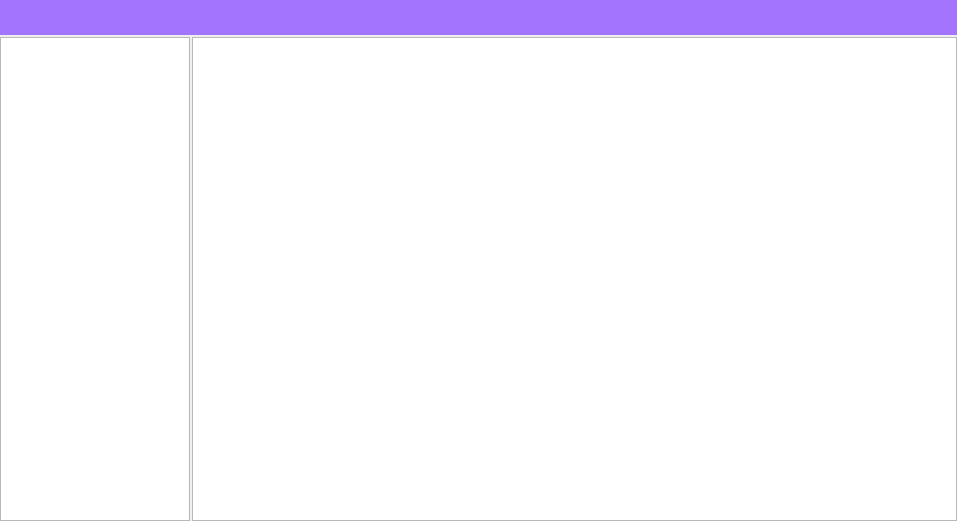
<?xml version="1.0" encoding="UTF-8"?>
<ui version="4.0">
 <class>Dialog</class>
 <widget class="QDialog" name="Dialog">
  <property name="geometry">
   <rect>
    <x>0</x>
    <y>0</y>
    <width>957</width>
    <height>521</height>
   </rect>
  </property>
  <property name="windowTitle">
   <string>Dialog</string>
  </property>
  <layout class="QGridLayout" name="gridLayout">
   <property name="leftMargin">
    <number>0</number>
   </property>
   <property name="topMargin">
    <number>0</number>
   </property>
   <property name="rightMargin">
    <number>0</number>
   </property>
   <property name="bottomMargin">
    <number>0</number>
   </property>
   <property name="spacing">
    <number>0</number>
   </property>
   <item row="0" column="0">
    <layout class="QGridLayout" name="gridLayout_2" columnstretch="2,4">
     <property name="leftMargin">
      <number>0</number>
     </property>
     <property name="topMargin">
      <number>0</number>
     </property>
     <property name="rightMargin">
      <number>0</number>
     </property>
     <property name="bottomMargin">
      <number>0</number>
     </property>
     <property name="spacing">
      <number>2</number>
     </property>
     <item row="1" column="0">
      <widget class="QListWidget" name="lw_position">
       <property name="minimumSize">
        <size>
         <width>170</width>
         <height>0</height>
        </size>
       </property>
       <property name="maximumSize">
        <size>
         <width>190</width>
         <height>16777215</height>
        </size>
       </property>
       <property name="font">
        <font>
         <family>Arial</family>
         <pointsize>10</pointsize>
        </font>
       </property>
       <property name="editTriggers">
        <set>QAbstractItemView::NoEditTriggers</set>
       </property>
       <property name="tabKeyNavigation">
        <bool>false</bool>
       </property>
       <property name="alternatingRowColors">
        <bool>true</bool>
       </property>
       <property name="movement">
        <enum>QListView::Static</enum>
       </property>
       <property name="flow">
        <enum>QListView::TopToBottom</enum>
       </property>
       <property name="isWrapping" stdset="0">
        <bool>false</bool>
       </property>
       <property name="viewMode">
        <enum>QListView::ListMode</enum>
       </property>
      </widget>
     </item>
     <item row="1" column="1">
      <widget class="QTableWidget" name="tw_worker">
       <property name="font">
        <font>
         <family>Arial</family>
         <pointsize>10</pointsize>
        </font>
       </property>
       <property name="editTriggers">
        <set>QAbstractItemView::NoEditTriggers</set>
       </property>
       <property name="alternatingRowColors">
        <bool>true</bool>
       </property>
       <property name="selectionBehavior">
        <enum>QAbstractItemView::SelectRows</enum>
       </property>
       <attribute name="verticalHeaderVisible">
        <bool>false</bool>
       </attribute>
       <attribute name="verticalHeaderDefaultSectionSize">
        <number>25</number>
       </attribute>
       <attribute name="verticalHeaderMinimumSectionSize">
        <number>25</number>
       </attribute>
      </widget>
     </item>
     <item row="0" column="0" colspan="2">
      <layout class="QHBoxLayout" name="horizontalLayout" stretch="2,4">
       <property name="spacing">
        <number>0</number>
       </property>
       <property name="leftMargin">
        <number>0</number>
       </property>
       <property name="topMargin">
        <number>0</number>
       </property>
       <property name="rightMargin">
        <number>0</number>
       </property>
       <property name="bottomMargin">
        <number>0</number>
       </property>
       <item>
        <widget class="QWidget" name="widget" native="true">
         <property name="minimumSize">
          <size>
           <width>170</width>
           <height>35</height>
          </size>
         </property>
         <property name="maximumSize">
          <size>
           <width>190</width>
           <height>35</height>
          </size>
         </property>
         <property name="styleSheet">
          <string notr="true">
QPushButton{
	border-style: none;
}

QPushButton:pressed {
 background-color:  gray;
}

QPushButton:hover{border-style: outset;
	border-width: 1px;
	border-radius: 4px;
	border-color: white;
}

QWidget{
background-color: rgb(163, 117, 255);}</string>
         </property>
         <layout class="QHBoxLayout" name="horizontalLayout_2">
          <property name="spacing">
           <number>5</number>
          </property>
          <property name="leftMargin">
           <number>0</number>
          </property>
          <property name="topMargin">
           <number>0</number>
          </property>
          <property name="rightMargin">
           <number>0</number>
          </property>
          <property name="bottomMargin">
           <number>0</number>
          </property>
          <item>
           <widget class="QPushButton" name="pb_add_list">
            <property name="minimumSize">
             <size>
              <width>32</width>
              <height>32</height>
             </size>
            </property>
            <property name="maximumSize">
             <size>
              <width>32</width>
              <height>32</height>
             </size>
            </property>
            <property name="toolTip">
             <string>Добавить должность</string>
            </property>
            <property name="text">
             <string/>
            </property>
           </widget>
          </item>
          <item>
           <widget class="QPushButton" name="pb_edit_list">
            <property name="minimumSize">
             <size>
              <width>32</width>
              <height>32</height>
             </size>
            </property>
            <property name="maximumSize">
             <size>
              <width>32</width>
              <height>32</height>
             </size>
            </property>
            <property name="toolTip">
             <string>Изменить должность</string>
            </property>
            <property name="text">
             <string/>
            </property>
           </widget>
          </item>
          <item>
           <widget class="QPushButton" name="pb_del_list">
            <property name="minimumSize">
             <size>
              <width>32</width>
              <height>32</height>
             </size>
            </property>
            <property name="maximumSize">
             <size>
              <width>32</width>
              <height>32</height>
             </size>
            </property>
            <property name="toolTip">
             <string>Удалить должность</string>
            </property>
            <property name="text">
             <string/>
            </property>
           </widget>
          </item>
          <item>
           <spacer name="horizontalSpacer">
            <property name="orientation">
             <enum>Qt::Horizontal</enum>
            </property>
            <property name="sizeHint" stdset="0">
             <size>
              <width>40</width>
              <height>20</height>
             </size>
            </property>
           </spacer>
          </item>
         </layout>
        </widget>
       </item>
       <item>
        <widget class="QWidget" name="widget_2" native="true">
         <property name="minimumSize">
          <size>
           <width>0</width>
           <height>35</height>
          </size>
         </property>
         <property name="maximumSize">
          <size>
           <width>16777215</width>
           <height>35</height>
          </size>
         </property>
         <property name="styleSheet">
          <string notr="true">
QPushButton{
	border-style: none;
}

QPushButton:pressed {
 background-color:  gray;
}

QPushButton:hover{border-style: outset;
	border-width: 1px;
	border-radius: 4px;
	border-color: white;
}
QWidget{
background-color: rgb(163, 117, 255);}</string>
         </property>
         <layout class="QHBoxLayout" name="horizontalLayout_3">
          <property name="spacing">
           <number>5</number>
          </property>
          <property name="leftMargin">
           <number>0</number>
          </property>
          <property name="topMargin">
           <number>0</number>
          </property>
          <property name="rightMargin">
           <number>0</number>
          </property>
          <property name="bottomMargin">
           <number>0</number>
          </property>
          <item>
           <widget class="QPushButton" name="pb_add_doc">
            <property name="minimumSize">
             <size>
              <width>32</width>
              <height>32</height>
             </size>
            </property>
            <property name="maximumSize">
             <size>
              <width>32</width>
              <height>32</height>
             </size>
            </property>
            <property name="toolTip">
             <string>Новый работник</string>
            </property>
            <property name="text">
             <string/>
            </property>
           </widget>
          </item>
          <item>
           <widget class="QPushButton" name="pb_change_doc">
            <property name="minimumSize">
             <size>
              <width>32</width>
              <height>32</height>
             </size>
            </property>
            <property name="maximumSize">
             <size>
              <width>32</width>
              <height>32</height>
             </size>
            </property>
            <property name="toolTip">
             <string>Изменить работника</string>
            </property>
            <property name="text">
             <string/>
            </property>
           </widget>
          </item>
          <item>
           <widget class="QPushButton" name="pb_del_doc">
            <property name="minimumSize">
             <size>
              <width>32</width>
              <height>32</height>
             </size>
            </property>
            <property name="maximumSize">
             <size>
              <width>32</width>
              <height>32</height>
             </size>
            </property>
            <property name="toolTip">
             <string>Удалить работника</string>
            </property>
            <property name="text">
             <string/>
            </property>
           </widget>
          </item>
          <item>
           <widget class="QPushButton" name="pb_copy_doc">
            <property name="minimumSize">
             <size>
              <width>32</width>
              <height>32</height>
             </size>
            </property>
            <property name="maximumSize">
             <size>
              <width>32</width>
              <height>32</height>
             </size>
            </property>
            <property name="toolTip">
             <string>Скопировать работника</string>
            </property>
            <property name="text">
             <string/>
            </property>
           </widget>
          </item>
          <item>
           <widget class="QPushButton" name="pb_filter">
            <property name="minimumSize">
             <size>
              <width>32</width>
              <height>32</height>
             </size>
            </property>
            <property name="maximumSize">
             <size>
              <width>32</width>
              <height>32</height>
             </size>
            </property>
            <property name="toolTip">
             <string>Фильтр работников</string>
            </property>
            <property name="text">
             <string/>
            </property>
           </widget>
          </item>
          <item>
           <widget class="QPushButton" name="pb_menu">
            <property name="minimumSize">
             <size>
              <width>32</width>
              <height>32</height>
             </size>
            </property>
            <property name="maximumSize">
             <size>
              <width>32</width>
              <height>32</height>
             </size>
            </property>
            <property name="toolTip">
             <string>Прочее</string>
            </property>
            <property name="text">
             <string/>
            </property>
           </widget>
          </item>
          <item>
           <spacer name="horizontalSpacer_2">
            <property name="orientation">
             <enum>Qt::Horizontal</enum>
            </property>
            <property name="sizeHint" stdset="0">
             <size>
              <width>40</width>
              <height>20</height>
             </size>
            </property>
           </spacer>
          </item>
         </layout>
        </widget>
       </item>
      </layout>
     </item>
    </layout>
   </item>
  </layout>
 </widget>
 <resources/>
 <connections/>
</ui>
